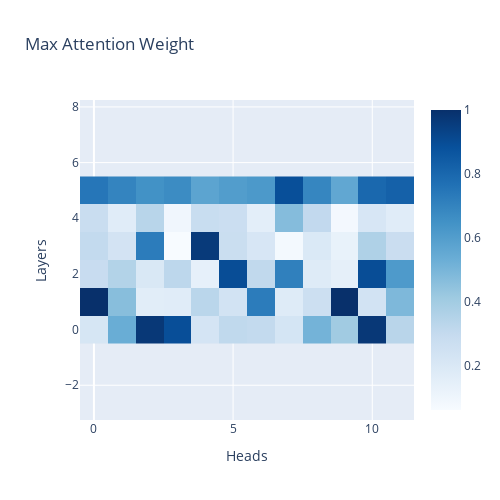
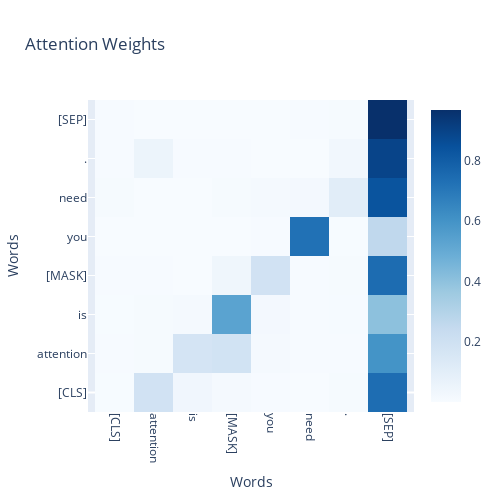
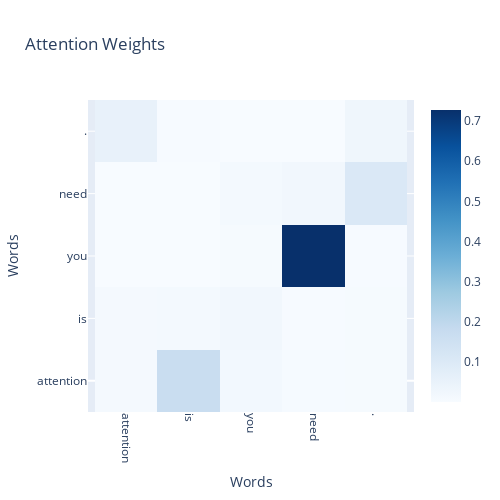
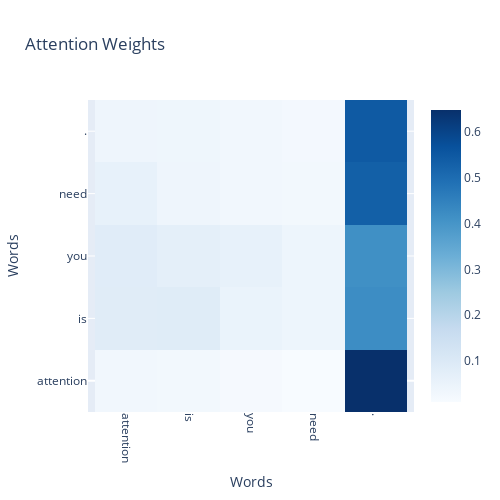

The code cell stored with these charts, in order, in its notebook:
### Code cell
import numpy as np
import plotly.graph_objects as go

def remove_special_tokens(outputs):
    attention_weights = np.stack([layer_weights.detach().cpu().numpy().squeeze() for layer_weights in outputs['outputs']['attentions']])
    input_tokens = outputs['input_tokens'].cpu().numpy()
    special_tokens = {101, 102, 103}
    mask = np.isin(input_tokens, list(special_tokens))
    attention_weights_no_special = attention_weights[:, :, ~mask, :]
    attention_weights_no_special = attention_weights_no_special[:, :, :, ~mask]
    return attention_weights_no_special, ~mask

def plot_all_attentions(outputs, include_special_tokens=True):
    if include_special_tokens:
        attention_weights = np.stack([layer_weights.detach().cpu().numpy().squeeze() for layer_weights in outputs['outputs']['attentions']])
    else:
        attention_weights, _ = remove_special_tokens(outputs)
        
    max_attentions = np.max(attention_weights, axis=(-1, -2))
    fig = go.Figure(data=go.Heatmap(z=max_attentions, colorscale='Blues'))
    fig.update_layout(
        title='Max Attention Weight',
        xaxis_title='Heads',
        yaxis_title='Layers',
        yaxis_scaleanchor="x",
        height=500,  # Adjust figure height to achieve square aspect ratio
        width=500    # Adjust figure width to achieve square aspect ratio
    )
    fig.show()

def plot_attention(outputs, layer, head, include_special_tokens=True):
    attention_weights = np.stack([layer_weights.detach().cpu().numpy().squeeze() for layer_weights in outputs['outputs']['attentions']])[layer][head]
    words = np.array(outputs['input_words'])

    if not include_special_tokens:
        attention_weights, mask = remove_special_tokens(outputs)
        attention_weights = attention_weights[layer][head]
        words = words[mask]

    fig = go.Figure(data=go.Heatmap(z=attention_weights, colorscale='Blues'))
    fig.update_layout(
        title='Attention Weights',
        xaxis=dict(
            tickmode='array',
            tickvals=list(range(len(words))),
            ticktext=words,
            tickangle=90,
            title='Words'
        ),
        yaxis=dict(
            tickmode='array',
            tickvals=list(range(len(words))),
            ticktext=words,
            title='Words'
        ),
        yaxis_scaleanchor="x",
        height=500,  # Adjust figure height to achieve square aspect ratio
        width=500    # Adjust figure width to achieve square aspect ratio
    )
    fig.show()

remove_special_tokens(outputs)
plot_all_attentions(outputs, include_special_tokens=False)
plot_attention(outputs, 3, 2, include_special_tokens=True)
plot_attention(outputs, 3, 2, include_special_tokens=False)
plot_attention(outputs, 5, 2, include_special_tokens=False)

### Figure 1 — Plotly figure (JSON) as saved in the notebook; plotly's stock layout.template omitted (floating-point values rounded to 4 significant figures)
{"data": [{"colorscale": [[0, "rgb(247,251,255)"], [0.125, "rgb(222,235,247)"], [0.25, "rgb(198,219,239)"], [0.375, "rgb(158,202,225)"], [0.5, "rgb(107,174,214)"], [0.625, "rgb(66,146,198)"], [0.75, "rgb(33,113,181)"], [0.875, "rgb(8,81,156)"], [1, "rgb(8,48,107)"]], "type": "heatmap", "z": [[0.2198, 0.5358, 0.9709, 0.8926, 0.2305, 0.3135, 0.3065, 0.2271, 0.5106, 0.4058, 0.9708, 0.3357], [1.0, 0.4645, 0.1672, 0.1688, 0.3323, 0.2386, 0.7259, 0.1775, 0.2698, 1.0, 0.2398, 0.488], [0.2869, 0.3519, 0.2033, 0.3242, 0.1414, 0.8973, 0.312, 0.7133, 0.1777, 0.1475, 0.8983, 0.6142], [0.3057, 0.2352, 0.7275, 0.06231, 0.9638, 0.2776, 0.2146, 0.07908, 0.1976, 0.131, 0.365, 0.2787], [0.2839, 0.169, 0.3371, 0.09596, 0.2849, 0.2713, 0.156, 0.471, 0.3076, 0.08185, 0.2153, 0.1711], [0.7482, 0.6965, 0.6487, 0.6685, 0.5734, 0.6025, 0.6197, 0.8901, 0.6919, 0.5593, 0.7981, 0.8237]]}], "layout": {"height": 500, "title": {"text": "Max Attention Weight"}, "width": 500, "xaxis": {"title": {"text": "Heads"}}, "yaxis": {"scaleanchor": "x", "title": {"text": "Layers"}}}}

### Figure 2 — Plotly figure (JSON) as saved in the notebook; plotly's stock layout.template omitted (floating-point values rounded to 4 significant figures)
{"data": [{"colorscale": [[0, "rgb(247,251,255)"], [0.125, "rgb(222,235,247)"], [0.25, "rgb(198,219,239)"], [0.375, "rgb(158,202,225)"], [0.5, "rgb(107,174,214)"], [0.625, "rgb(66,146,198)"], [0.75, "rgb(33,113,181)"], [0.875, "rgb(8,81,156)"], [1, "rgb(8,48,107)"]], "type": "heatmap", "z": [[0.002922, 0.186, 0.0352, 0.01394, 0.007225, 0.001999, 0.01078, 0.7419], [0.004797, 0.01006, 0.1724, 0.1853, 0.01661, 0.005829, 0.006399, 0.5986], [0.003862, 0.0108, 0.0137, 0.5338, 0.02109, 0.005093, 0.007611, 0.404], [0.007318, 0.00507, 0.002122, 0.03908, 0.1857, 0.006127, 0.009321, 0.7452], [0.0002884, 0.0003004, 0.0003097, 0.001741, 0.005908, 0.7275, 0.00316, 0.2608], [0.01132, 0.000211, 0.001164, 0.008021, 0.01317, 0.02108, 0.1079, 0.8372], [0.004999, 0.05481, 0.005314, 0.004287, 0.001866, 0.001902, 0.03053, 0.8963], [0.007359, 0.002361, 0.002136, 0.002357, 0.001138, 0.004298, 0.01101, 0.9693]]}], "layout": {"height": 500, "title": {"text": "Attention Weights"}, "width": 500, "xaxis": {"tickangle": 90, "tickmode": "array", "ticktext": ["[CLS]", "attention", "is", "[MASK]", "you", "need", ".", "[SEP]"], "tickvals": [0, 1, 2, 3, 4, 5, 6, 7], "title": {"text": "Words"}}, "yaxis": {"scaleanchor": "x", "tickmode": "array", "ticktext": ["[CLS]", "attention", "is", "[MASK]", "you", "need", ".", "[SEP]"], "tickvals": [0, 1, 2, 3, 4, 5, 6, 7], "title": {"text": "Words"}}}}

### Figure 3 — Plotly figure (JSON) as saved in the notebook; plotly's stock layout.template omitted (floating-point values rounded to 4 significant figures)
{"data": [{"colorscale": [[0, "rgb(247,251,255)"], [0.125, "rgb(222,235,247)"], [0.25, "rgb(198,219,239)"], [0.375, "rgb(158,202,225)"], [0.5, "rgb(107,174,214)"], [0.625, "rgb(66,146,198)"], [0.75, "rgb(33,113,181)"], [0.875, "rgb(8,81,156)"], [1, "rgb(8,48,107)"]], "type": "heatmap", "z": [[0.01006, 0.1724, 0.01661, 0.005829, 0.006399], [0.0108, 0.0137, 0.02109, 0.005093, 0.007611], [0.0003004, 0.0003097, 0.005908, 0.7275, 0.00316], [0.000211, 0.001164, 0.01317, 0.02108, 0.1079], [0.05481, 0.005314, 0.001866, 0.001902, 0.03053]]}], "layout": {"height": 500, "title": {"text": "Attention Weights"}, "width": 500, "xaxis": {"tickangle": 90, "tickmode": "array", "ticktext": ["attention", "is", "you", "need", "."], "tickvals": [0, 1, 2, 3, 4], "title": {"text": "Words"}}, "yaxis": {"scaleanchor": "x", "tickmode": "array", "ticktext": ["attention", "is", "you", "need", "."], "tickvals": [0, 1, 2, 3, 4], "title": {"text": "Words"}}}}

### Figure 4 — Plotly figure (JSON) as saved in the notebook; plotly's stock layout.template omitted (floating-point values rounded to 4 significant figures)
{"data": [{"colorscale": [[0, "rgb(247,251,255)"], [0.125, "rgb(222,235,247)"], [0.25, "rgb(198,219,239)"], [0.375, "rgb(158,202,225)"], [0.5, "rgb(107,174,214)"], [0.625, "rgb(66,146,198)"], [0.75, "rgb(33,113,181)"], [0.875, "rgb(8,81,156)"], [1, "rgb(8,48,107)"]], "type": "heatmap", "z": [[0.02896, 0.02643, 0.01723, 0.009545, 0.6487], [0.08462, 0.08528, 0.05061, 0.04097, 0.4202], [0.08289, 0.0703, 0.05928, 0.04005, 0.4129], [0.06164, 0.03972, 0.02986, 0.02682, 0.5323], [0.03954, 0.0369, 0.02861, 0.02275, 0.5464]]}], "layout": {"height": 500, "title": {"text": "Attention Weights"}, "width": 500, "xaxis": {"tickangle": 90, "tickmode": "array", "ticktext": ["attention", "is", "you", "need", "."], "tickvals": [0, 1, 2, 3, 4], "title": {"text": "Words"}}, "yaxis": {"scaleanchor": "x", "tickmode": "array", "ticktext": ["attention", "is", "you", "need", "."], "tickvals": [0, 1, 2, 3, 4], "title": {"text": "Words"}}}}
